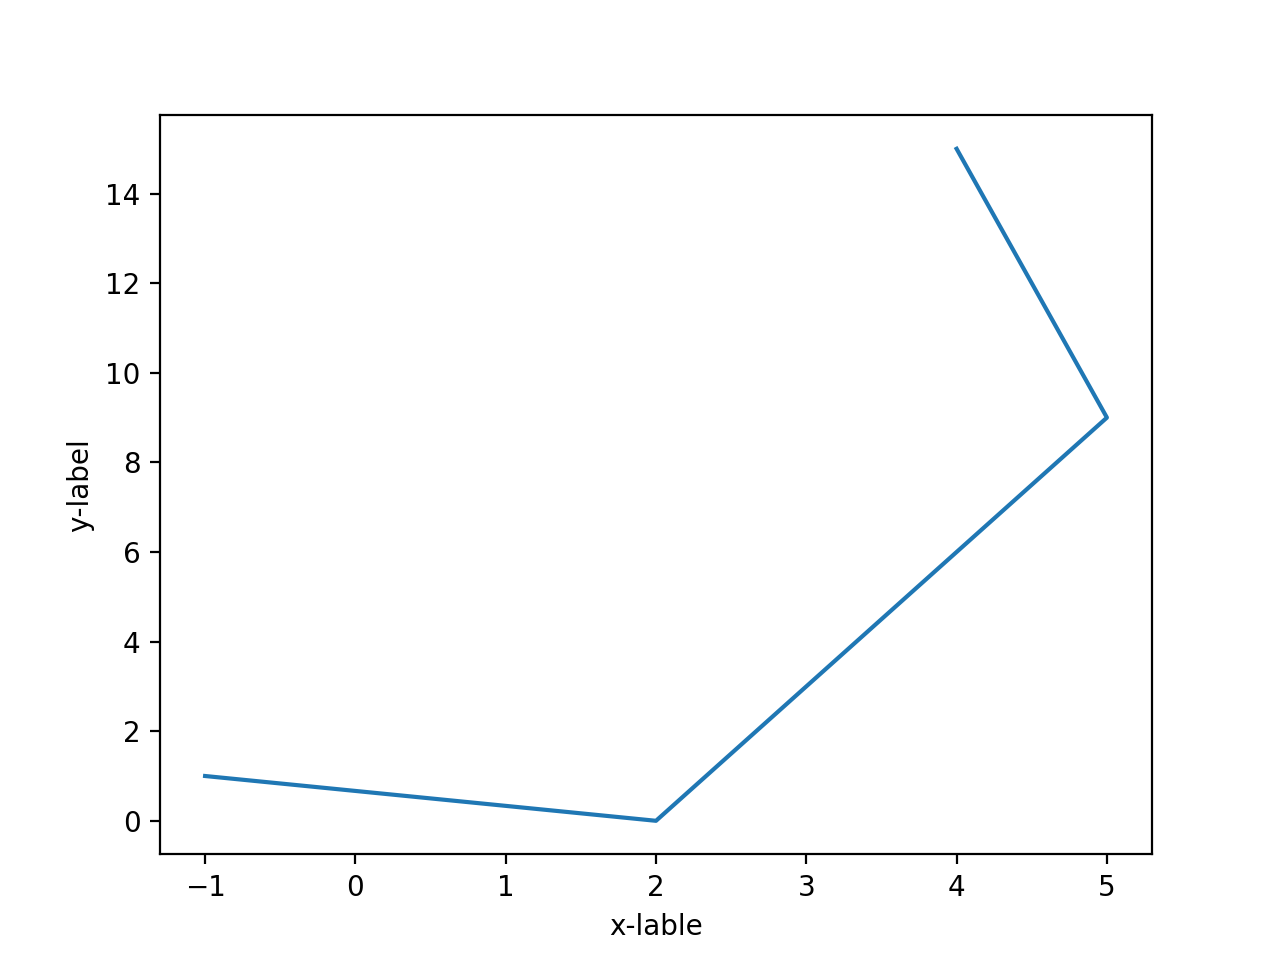

Source code (Python):
#file name: plot_list_data_4
import matplotlib.pyplot as plt
plt.plot([-1, 2, 5, 4], [1, 0, 9, 15]) #if we use plt.plot([-1, 2, 5, 4], [1, 0, 9, 15], 'b*') instead, it will not connect the points in the list.
plt.xlabel('x-lable') # here is how to lable the plot
plt.ylabel('y-label')
plt.show()
